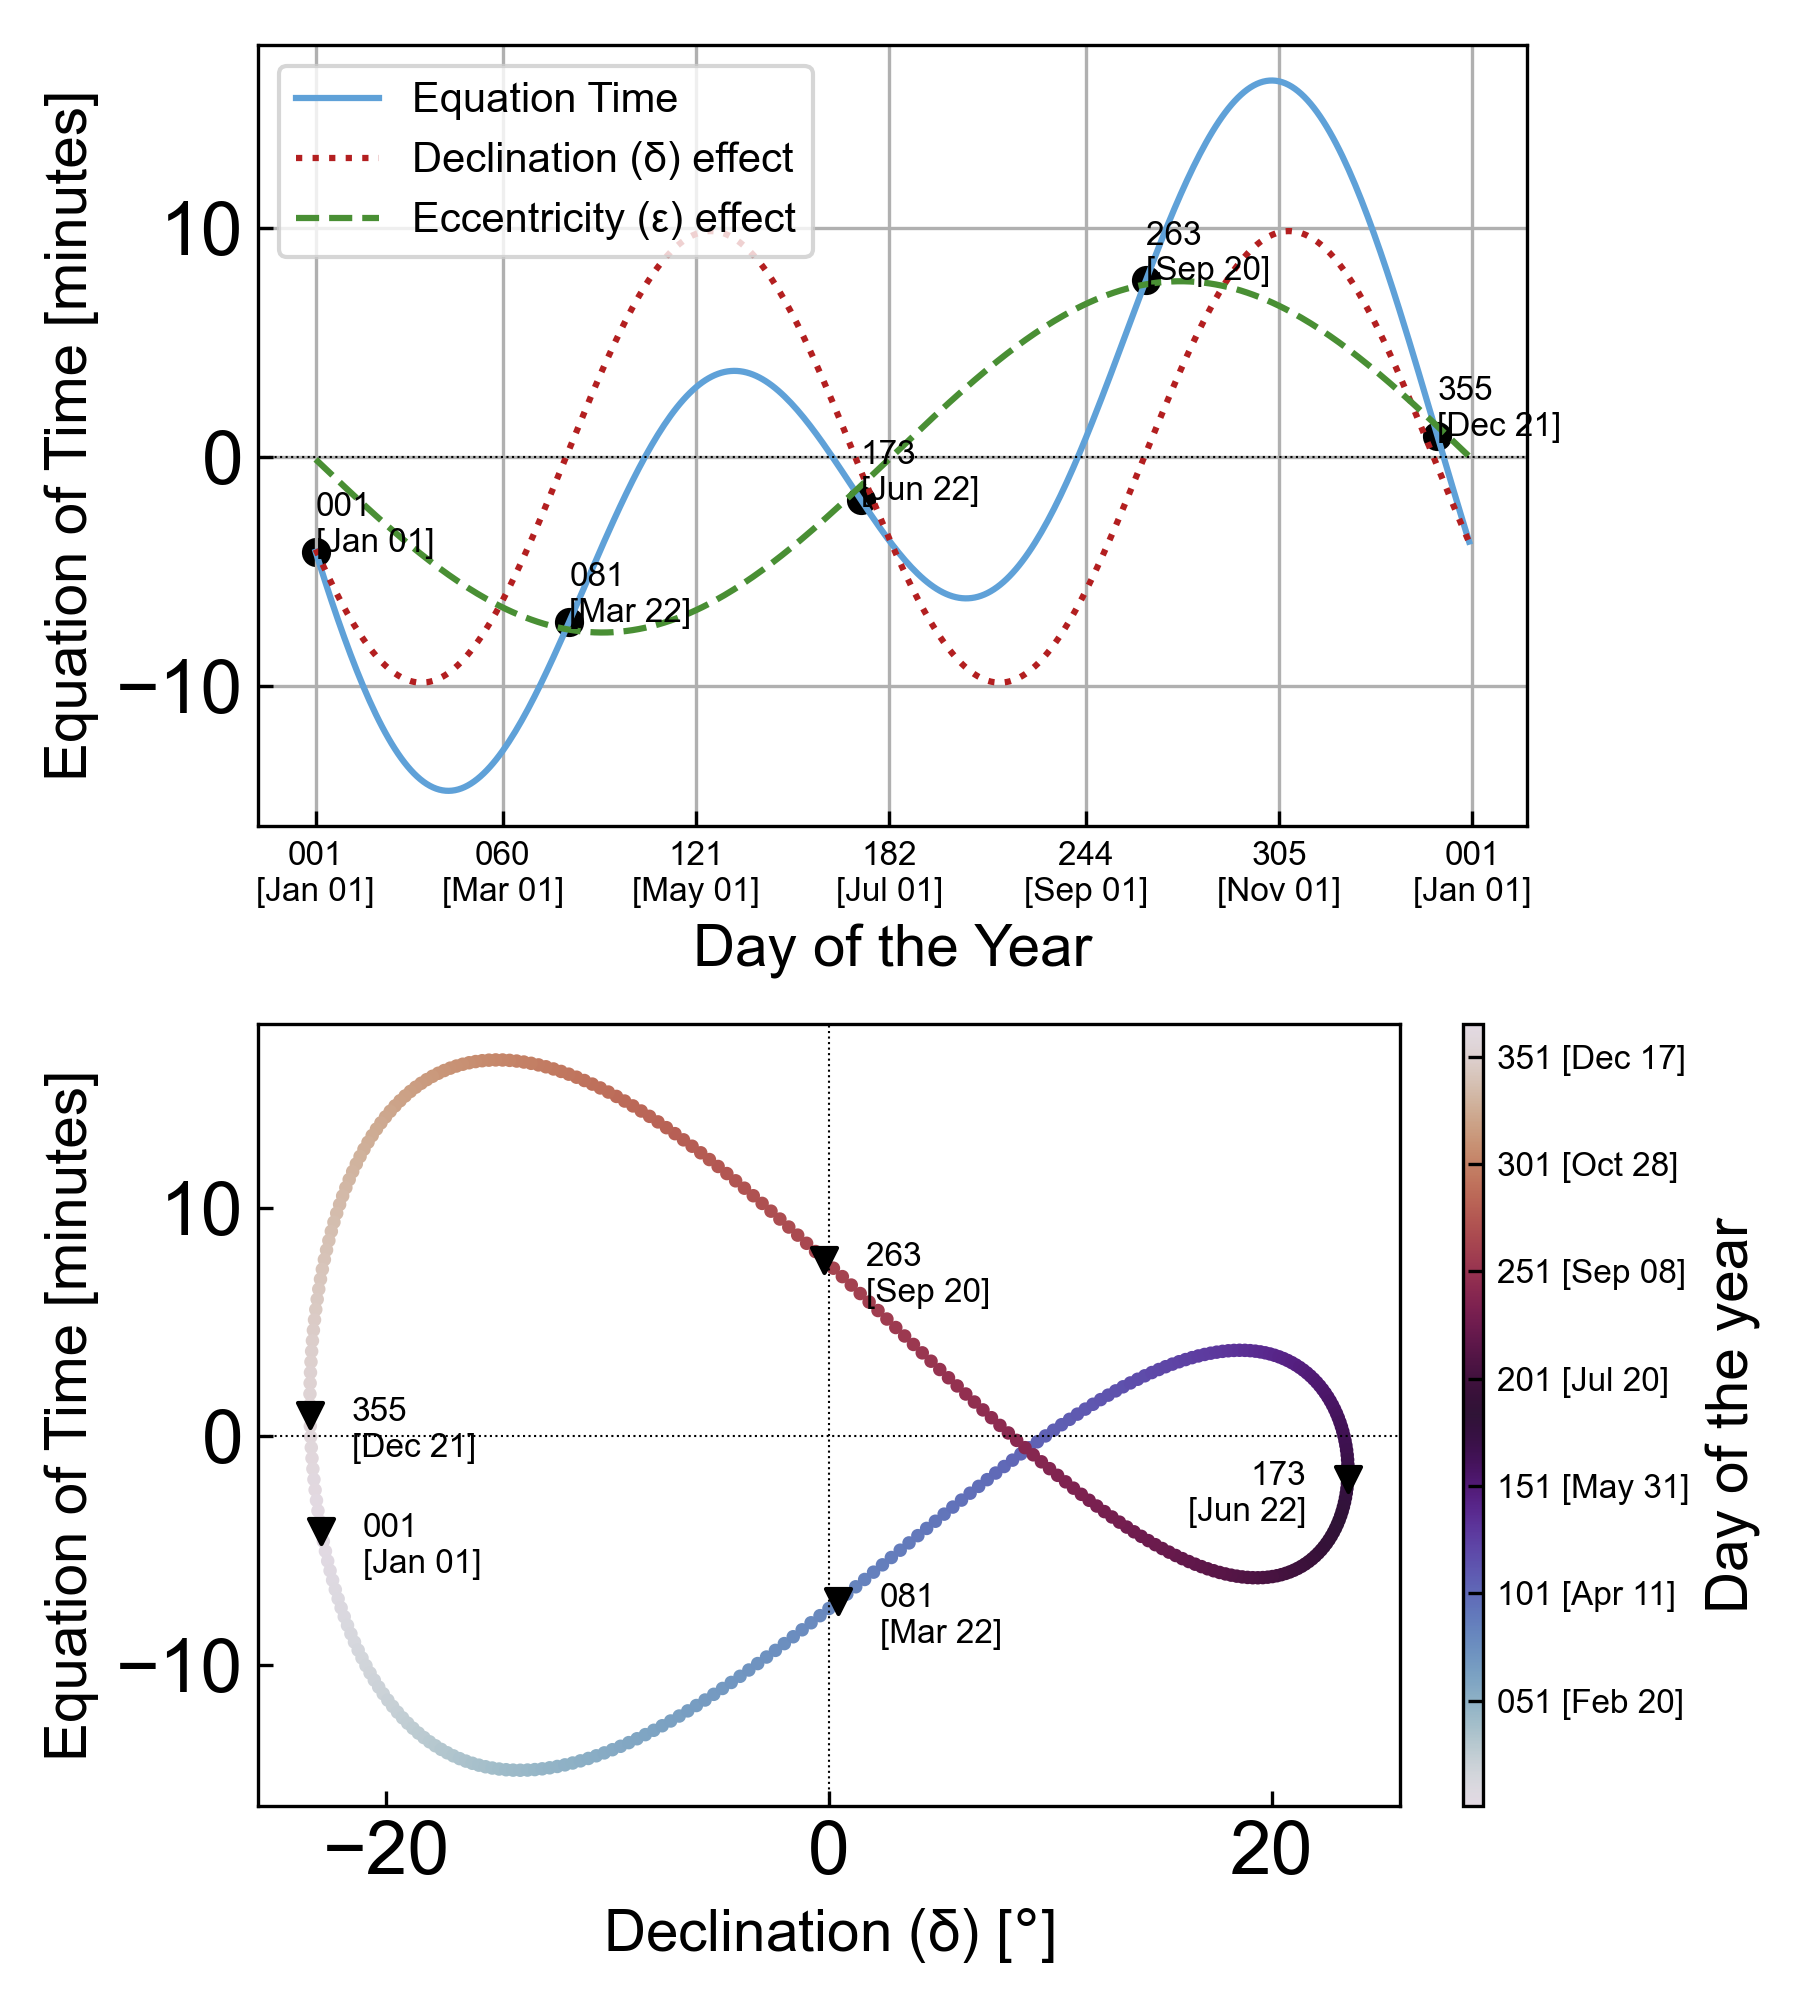

Write the Python code that produced this figure.
# -*- coding: utf-8 -*-
"""
(C) 2022 Rubén Núñez - CC BY 4.0
"""

import pandas as pd
import numpy as np
import matplotlib.pyplot as plt
import matplotlib.dates as mdates

plt.style.use('../pv-textbook.mplstyle')

days_year = pd.date_range(start='2022-01-01', end='2022-12-31', freq='D')
dn = days_year.day_of_year

C = (dn - 80) * 360/365

def sind(degrees): return np.sin(np.deg2rad(degrees))
def cosd(degrees): return np.cos(np.deg2rad(degrees))

# eccentricity
eccentricity_effect = -7.53*cosd(C) - 1.5*sind(C)

# declination
δ = 23.45 * sind(C)
declination_effect = 9.87*sind(2*C)

ET = eccentricity_effect + declination_effect

fig, (ax1, ax2) = plt.subplots(nrows=2, ncols=1, figsize=(6, 6.7))

plt.subplots_adjust(hspace=0)
fig.set_tight_layout(True)

ax1.plot(days_year, ET, label='Equation Time')
ax1.plot(days_year, declination_effect,
         label='Declination (δ) effect', linestyle=':')
ax1.plot(days_year, eccentricity_effect,
         label='Eccentricity (ε) effect', linestyle='--')
ax1.axhline(y=0, linewidth=0.5, color='black', linestyle=':')
ax1.legend(fontsize=10)
ax1.set_ylabel("Equation of Time [minutes]", fontsize=14)
ax1.set_xlabel("Day of the Year", fontsize=14)

ax1.xaxis.set_major_formatter(mdates.DateFormatter('%j\n[%b %d]'))
ax1.tick_params(axis="x", labelsize=8)
ax1.grid()

im = ax2.scatter(δ, ET, c=dn, s=5, cmap='twilight')

for d in [0, 80, 172, 262, 354]:
    ax1.scatter(days_year[d], ET[d], c='black', marker='o')
    ax2.scatter(δ[d], ET[d], c='black', marker='v')

    ax1.annotate(days_year[d].strftime('%j\n[%b %d]'), xy=(
        days_year[d], ET[d]),  xycoords='data', xytext=(0, 0), 
        textcoords='offset points', fontsize=8)
    
    xytext = (-10, -10) if d == 172 else (10, -10)
    horizontalalignment = 'right' if d == 172 else 'left'
    
    ax2.annotate(days_year[d].strftime('%j\n[%b %d]'), xy=(
        δ[d], ET[d]),  xycoords='data', xytext=xytext, 
        textcoords='offset points', fontsize=8, 
        horizontalalignment=horizontalalignment)

ax2.axhline(y=0, linewidth=0.5, color='black', linestyle=':')
ax2.axvline(x=0, linewidth=0.5, color='black', linestyle=':')
ax2.tick_params(direction='in')
ax2.set_ylabel("Equation of Time [minutes]", fontsize=14)
ax2.set_xlabel("Declination (δ) [$\degree$]", fontsize=14)

cbar = fig.colorbar(im, ax=ax2, fraction=0.05, aspect=40)
cbar.set_label(label='Day of the year', fontsize=14)
cbar.ax.yaxis.set_major_formatter(mdates.DateFormatter('%j [%b %d]'))
cbar.ax.tick_params(labelsize=8)

plt.savefig('equation_time.png', dpi=300)
